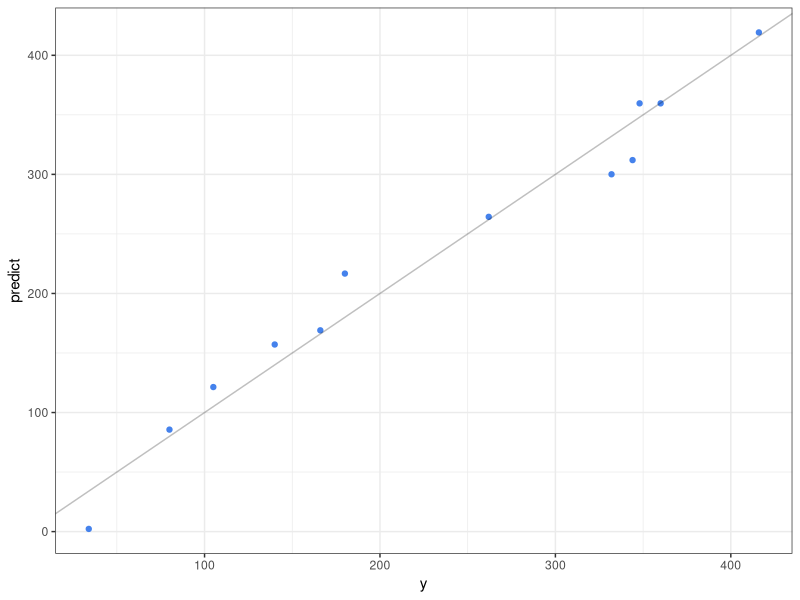

Write R code to recreate this figure.
## ---- chunk 1
#| echo: false
#| warning: false
library(tidyverse)
data <- tibble(
    y = c(80, 344, 416, 348, 262, 360, 332, 34, 140, 180, 105, 166),
    x1 = c(11, 16.5, 15.5, 17, 15, 13.5, 16, 9, 12.5, 14, 11.5, 13),
    x2 = c(53, 67.5, 72, 72, 73.5, 68.5, 73, 37, 63, 67, 52, 59),
    x3 = c(26, 45, 54, 49, 41, 49, 44, 19, 32, 37, 29, 33)
)
## ---- chunk 2
#| collapse: true
fit1 <- lm(y ~ x1 + x2 + x3, data)
coefficients(fit1)
## ---- chunk 3
#| collapse: true
summary(fit1)$r.squared
summary(fit1)$adj.r.squared
## ---- chunk 4
#| collapse: true
car::vif(fit1)
## ---- chunk 5
fit2 <- lm(y ~ x3, data)
## ---- chunk 6
#| out-width: 100%
data |> 
    mutate(predict = predict(fit2)) |> 
    ggplot(aes(x = y, y = predict)) +
    geom_point(color = "#4582ec") +
    geom_abline(intercept = 0, slope = 1, alpha = 0.25) +
    theme_bw()
## ---- chunk 7
#| collapse: true
lmtest::dwtest(fit2)$p.value
## ---- chunk 8
#| collapse: true
summary(fit2)$adj.r.squared
